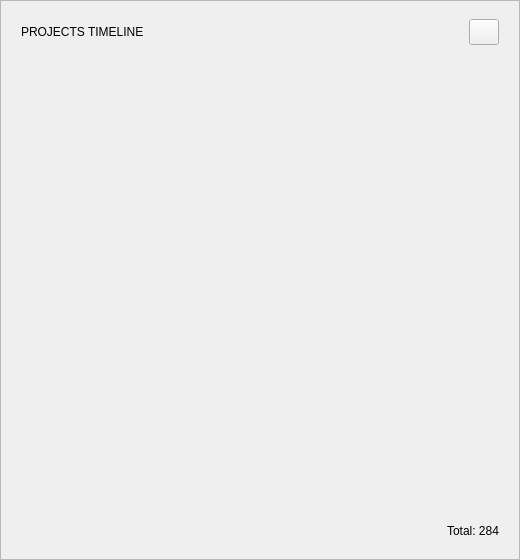
<?xml version='1.0' encoding='utf-8'?>
<ui version="4.0">
 <class>TimelineCard</class>
 <widget class="QWidget" name="TimelineCard">
  <property name="geometry"><rect><x>0</x><y>0</y><width>520</width><height>560</height></rect></property>
  <layout class="QVBoxLayout" name="tlRoot">
   <property name="leftMargin"><number>0</number></property>
   <property name="topMargin"><number>0</number></property>
   <property name="rightMargin"><number>0</number></property>
   <property name="bottomMargin"><number>0</number></property>
   <property name="spacing"><number>0</number></property>
   <item>
    <widget class="QFrame" name="timelineCard">
     <property name="frameShape"><enum>QFrame::StyledPanel</enum></property>
     <property name="role" stdset="0"><string>card</string></property>
     <layout class="QVBoxLayout" name="tlLayout">
      <property name="leftMargin"><number>20</number></property>
      <property name="topMargin"><number>18</number></property>
      <property name="rightMargin"><number>20</number></property>
      <property name="bottomMargin"><number>18</number></property>
      <property name="spacing"><number>10</number></property>
      <item>
       <layout class="QHBoxLayout" name="tlHeader">
        <item>
         <widget class="QLabel" name="tlTitle">
          <property name="text"><string>PROJECTS TIMELINE</string></property>
          <property name="role" stdset="0"><string>cardTitle</string></property>
         </widget>
        </item>
        <item>
         <spacer name="tlHeaderSpacer">
          <property name="orientation"><enum>Qt::Horizontal</enum></property>
          <property name="sizeHint" stdset="0"><size><width>40</width><height>20</height></size></property>
         </spacer>
        </item>
        <item>
         <widget class="QPushButton" name="timelineMenu">
          <property name="minimumSize"><size><width>30</width><height>26</height></size></property>
          <property name="maximumSize"><size><width>30</width><height>26</height></size></property>
          <property name="text"><string /></property>
          <property name="role" stdset="0"><string>menuBtn</string></property>
         </widget>
        </item>
       </layout>
      </item>
      <item>
       <widget class="QCustomGanttChart" name="timeline" native="true">
        <property name="minimumSize"><size><width>0</width><height>300</height></size></property>
        <property name="sizePolicy">
         <sizepolicy hsizetype="Expanding" vsizetype="Expanding"><horstretch>0</horstretch><verstretch>1</verstretch></sizepolicy>
        </property>
       </widget>
      </item>
      <item>
       <layout class="QHBoxLayout" name="tlFooter">
        <property name="spacing"><number>18</number></property>
        <item>
         <widget class="QWidget" name="timelineLegend" native="true">
          <layout class="QHBoxLayout" name="tlLegendLayout">
           <property name="leftMargin"><number>0</number></property>
           <property name="topMargin"><number>0</number></property>
           <property name="rightMargin"><number>0</number></property>
           <property name="bottomMargin"><number>0</number></property>
           <property name="spacing"><number>18</number></property>
          </layout>
         </widget>
        </item>
        <item>
         <spacer name="tlFooterSpacer">
          <property name="orientation"><enum>Qt::Horizontal</enum></property>
          <property name="sizeHint" stdset="0"><size><width>40</width><height>20</height></size></property>
         </spacer>
        </item>
        <item>
         <widget class="QLabel" name="timelineTotal">
          <property name="text"><string>Total: 284</string></property>
          <property name="role" stdset="0"><string>total</string></property>
         </widget>
        </item>
       </layout>
      </item>
     </layout>
    </widget>
   </item>
  </layout>
 </widget>
 <customwidgets>
  <customwidget>
   <class>QCustomGanttChart</class>
   <extends>QWidget</extends>
   <header>Custom_Widgets.QCustomGanttChart</header>
   <container>0</container>
  </customwidget>
 <customwidget><class>QPushButton</class><extends>QPushButton</extends><header location="global">Custom_Widgets.Theme.h</header><container>1</container></customwidget><customwidget><class>QLabel</class><extends>QLabel</extends><header location="global">Custom_Widgets.Theme.h</header><container>1</container></customwidget></customwidgets>
 <connections />
</ui>
